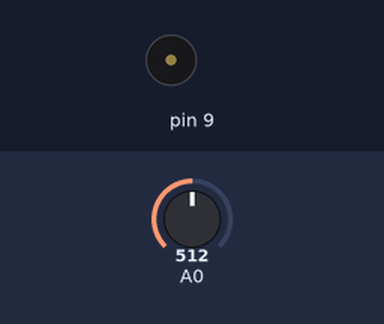
A sketch run on a simulated Arduino Uno, built with avr-gcc and run on an emulated ATmega328P. On the bench: buzzer (waves = sounding). The inputs (shaded band) are chosen by the test bench; at power-on: A0 = 512. What the sketch prints to the serial monitor is not drawn.

Above: at 1.2 s.
1.3 s: A0 set to 1023
4.3 s: A0 set to 900
Timing chart, 0 to 7.3 s (numbered marks = the images above; inputs shaded):
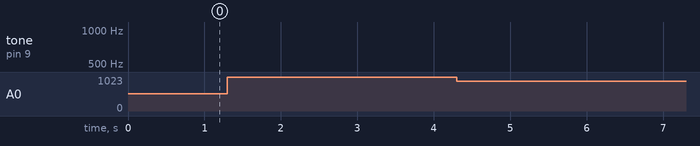

Measured:
- after the input at 1.3 s, tone on pin 9: stays silent (without the input it goes to 743 Hz after 3.0 s)

The sketch:

PotentiometerBuzzer.ino
```cpp
void setup() {
 // initialize serial communications (for debugging only):
 Serial.begin(9600);
}

void loop() {
 // read the sensor:
 int sensorReading = analogRead(A0);
 // print the sensor reading so you know its range
 Serial.println(sensorReading);
 // map the pitch to the range of the analog input.
 // change the minimum and maximum input numbers below
 // depending on the range your sensor's giving:
 int thisPitch = map(sensorReading, 0, 1023, 440, 1047);
 // play the pitch:
 tone(9, thisPitch, 4);
 delay(5); // delay in between reads for stability
}
```
